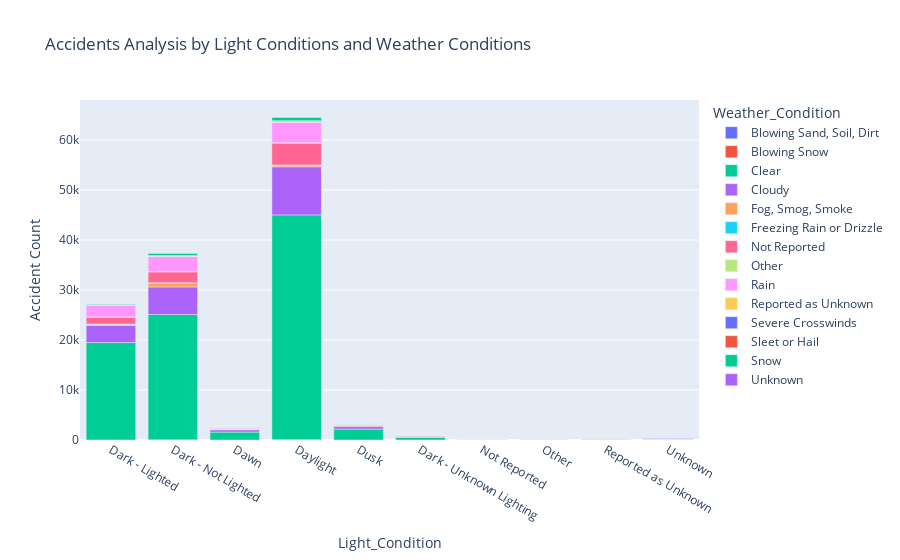

This figure's notebook cell:
### Markdown cell above
This was from the feedback received from the D2L, it shows the relation between the light conditions and the accident fatality. It also shows if there is a relationship between light conditions and fatality changes under specific weather conditions by comparing the values across different weather conditions.
Generally, this analysis provides insights into the light conditions and weather conditions collectively contributes to the fatality of accidents and this will show patterns and areas for improvements on safety.

### Code cell
# Visualize with Plotly Express
fig = px.bar(
    accidents_analysis,
    x='Light_Condition',
    y='Accident_Count',
    color='Weather_Condition',
    labels={'Accident_Count': 'Accident Count', 'Avg_Fatality': 'Average Fatality'},
    title='Accidents Analysis by Light Conditions and Weather Conditions',
)

fig.show()

# Close the database connection
engine.dispose()

### Figure 1 — Plotly figure (JSON) as saved in the notebook; plotly's stock layout.template omitted (floating-point values rounded to 4 significant figures)
{"data": [{"alignmentgroup": "True", "hovertemplate": "Weather_Condition=Blowing Sand, Soil, Dirt<br>Light_Condition=%{x}<br>Accident Count=%{y}<extra></extra>", "legendgroup": "Blowing Sand, Soil, Dirt", "marker": {"color": "#636efa", "pattern": {"shape": ""}}, "name": "Blowing Sand, Soil, Dirt", "offsetgroup": "Blowing Sand, Soil, Dirt", "orientation": "v", "showlegend": true, "textposition": "auto", "type": "bar", "x": ["Dark - Lighted", "Dark - Not Lighted", "Dawn", "Daylight", "Dusk"], "xaxis": "x", "y": [4, 11, 2, 28, 2], "yaxis": "y"}, {"alignmentgroup": "True", "hovertemplate": "Weather_Condition=Blowing Snow<br>Light_Condition=%{x}<br>Accident Count=%{y}<extra></extra>", "legendgroup": "Blowing Snow", "marker": {"color": "#EF553B", "pattern": {"shape": ""}}, "name": "Blowing Snow", "offsetgroup": "Blowing Snow", "orientation": "v", "showlegend": true, "textposition": "auto", "type": "bar", "x": ["Dark - Lighted", "Dark - Not Lighted", "Dawn", "Daylight", "Dusk"], "xaxis": "x", "y": [7, 35, 3, 47, 1], "yaxis": "y"}, {"alignmentgroup": "True", "hovertemplate": "Weather_Condition=Clear<br>Light_Condition=%{x}<br>Accident Count=%{y}<extra></extra>", "legendgroup": "Clear", "marker": {"color": "#00cc96", "pattern": {"shape": ""}}, "name": "Clear", "offsetgroup": "Clear", "orientation": "v", "showlegend": true, "textposition": "auto", "type": "bar", "x": ["Dark - Lighted", "Dark - Not Lighted", "Dark - Unknown Lighting", "Dawn", "Daylight", "Dusk", "Not Reported", "Other", "Reported as Unknown", "Unknown"], "xaxis": "x", "y": [19477, 25047, 575, 1572, 44954, 2194, 25, 25, 75, 90], "yaxis": "y"}, {"alignmentgroup": "True", "hovertemplate": "Weather_Condition=Cloudy<br>Light_Condition=%{x}<br>Accident Count=%{y}<extra></extra>", "legendgroup": "Cloudy", "marker": {"color": "#ab63fa", "pattern": {"shape": ""}}, "name": "Cloudy", "offsetgroup": "Cloudy", "orientation": "v", "showlegend": true, "textposition": "auto", "type": "bar", "x": ["Dark - Lighted", "Dark - Not Lighted", "Dark - Unknown Lighting", "Dawn", "Daylight", "Dusk", "Not Reported", "Other", "Reported as Unknown", "Unknown"], "xaxis": "x", "y": [3441, 5530, 74, 470, 9632, 498, 6, 8, 18, 16], "yaxis": "y"}, {"alignmentgroup": "True", "hovertemplate": "Weather_Condition=Fog, Smog, Smoke<br>Light_Condition=%{x}<br>Accident Count=%{y}<extra></extra>", "legendgroup": "Fog, Smog, Smoke", "marker": {"color": "#FFA15A", "pattern": {"shape": ""}}, "name": "Fog, Smog, Smoke", "offsetgroup": "Fog, Smog, Smoke", "orientation": "v", "showlegend": true, "textposition": "auto", "type": "bar", "x": ["Dark - Lighted", "Dark - Not Lighted", "Dark - Unknown Lighting", "Dawn", "Daylight", "Dusk", "Not Reported", "Other", "Reported as Unknown", "Unknown"], "xaxis": "x", "y": [244, 794, 10, 137, 315, 8, 1, 2, 2, 2], "yaxis": "y"}, {"alignmentgroup": "True", "hovertemplate": "Weather_Condition=Freezing Rain or Drizzle<br>Light_Condition=%{x}<br>Accident Count=%{y}<extra></extra>", "legendgroup": "Freezing Rain or Drizzle", "marker": {"color": "#19d3f3", "pattern": {"shape": ""}}, "name": "Freezing Rain or Drizzle", "offsetgroup": "Freezing Rain or Drizzle", "orientation": "v", "showlegend": true, "textposition": "auto", "type": "bar", "x": ["Dark - Lighted", "Dark - Not Lighted", "Dark - Unknown Lighting", "Dawn", "Daylight", "Dusk"], "xaxis": "x", "y": [11, 36, 1, 3, 42, 2], "yaxis": "y"}, {"alignmentgroup": "True", "hovertemplate": "Weather_Condition=Not Reported<br>Light_Condition=%{x}<br>Accident Count=%{y}<extra></extra>", "legendgroup": "Not Reported", "marker": {"color": "#FF6692", "pattern": {"shape": ""}}, "name": "Not Reported", "offsetgroup": "Not Reported", "orientation": "v", "showlegend": true, "textposition": "auto", "type": "bar", "x": ["Dark - Lighted", "Dark - Not Lighted", "Dark - Unknown Lighting", "Dawn", "Daylight", "Dusk", "Not Reported", "Reported as Unknown", "Unknown"], "xaxis": "x", "y": [1412, 2192, 158, 148, 4391, 202, 79, 39, 51], "yaxis": "y"}, {"alignmentgroup": "True", "hovertemplate": "Weather_Condition=Other<br>Light_Condition=%{x}<br>Accident Count=%{y}<extra></extra>", "legendgroup": "Other", "marker": {"color": "#B6E880", "pattern": {"shape": ""}}, "name": "Other", "offsetgroup": "Other", "orientation": "v", "showlegend": true, "textposition": "auto", "type": "bar", "x": ["Dark - Lighted", "Dark - Not Lighted", "Dark - Unknown Lighting", "Dawn", "Daylight", "Dusk", "Not Reported", "Other", "Reported as Unknown", "Unknown"], "xaxis": "x", "y": [26, 47, 3, 4, 52, 2, 1, 8, 5, 6], "yaxis": "y"}, {"alignmentgroup": "True", "hovertemplate": "Weather_Condition=Rain<br>Light_Condition=%{x}<br>Accident Count=%{y}<extra></extra>", "legendgroup": "Rain", "marker": {"color": "#FF97FF", "pattern": {"shape": ""}}, "name": "Rain", "offsetgroup": "Rain", "orientation": "v", "showlegend": true, "textposition": "auto", "type": "bar", "x": ["Dark - Lighted", "Dark - Not Lighted", "Dark - Unknown Lighting", "Dawn", "Daylight", "Dusk", "Not Reported", "Other", "Reported as Unknown", "Unknown"], "xaxis": "x", "y": [2320, 3056, 76, 219, 4110, 197, 1, 12, 11, 10], "yaxis": "y"}, {"alignmentgroup": "True", "hovertemplate": "Weather_Condition=Reported as Unknown<br>Light_Condition=%{x}<br>Accident Count=%{y}<extra></extra>", "legendgroup": "Reported as Unknown", "marker": {"color": "#FECB52", "pattern": {"shape": ""}}, "name": "Reported as Unknown", "offsetgroup": "Reported as Unknown", "orientation": "v", "showlegend": true, "textposition": "auto", "type": "bar", "x": ["Dark - Lighted", "Dark - Not Lighted", "Dark - Unknown Lighting", "Dawn", "Daylight", "Dusk", "Not Reported", "Other", "Reported as Unknown"], "xaxis": "x", "y": [27, 57, 28, 4, 35, 4, 1, 3, 143], "yaxis": "y"}, {"alignmentgroup": "True", "hovertemplate": "Weather_Condition=Severe Crosswinds<br>Light_Condition=%{x}<br>Accident Count=%{y}<extra></extra>", "legendgroup": "Severe Crosswinds", "marker": {"color": "#636efa", "pattern": {"shape": ""}}, "name": "Severe Crosswinds", "offsetgroup": "Severe Crosswinds", "orientation": "v", "showlegend": true, "textposition": "auto", "type": "bar", "x": ["Dark - Lighted", "Dark - Not Lighted", "Dawn", "Daylight", "Dusk"], "xaxis": "x", "y": [21, 52, 3, 132, 4], "yaxis": "y"}, {"alignmentgroup": "True", "hovertemplate": "Weather_Condition=Sleet or Hail<br>Light_Condition=%{x}<br>Accident Count=%{y}<extra></extra>", "legendgroup": "Sleet or Hail", "marker": {"color": "#EF553B", "pattern": {"shape": ""}}, "name": "Sleet or Hail", "offsetgroup": "Sleet or Hail", "orientation": "v", "showlegend": true, "textposition": "auto", "type": "bar", "x": ["Dark - Lighted", "Dark - Not Lighted", "Dawn", "Daylight", "Dusk", "Unknown"], "xaxis": "x", "y": [29, 54, 3, 137, 4, 1], "yaxis": "y"}, {"alignmentgroup": "True", "hovertemplate": "Weather_Condition=Snow<br>Light_Condition=%{x}<br>Accident Count=%{y}<extra></extra>", "legendgroup": "Snow", "marker": {"color": "#00cc96", "pattern": {"shape": ""}}, "name": "Snow", "offsetgroup": "Snow", "orientation": "v", "showlegend": true, "textposition": "auto", "type": "bar", "x": ["Dark - Lighted", "Dark - Not Lighted", "Dark - Unknown Lighting", "Dawn", "Daylight", "Dusk", "Not Reported", "Other", "Reported as Unknown", "Unknown"], "xaxis": "x", "y": [168, 447, 10, 31, 691, 42, 1, 1, 1, 1], "yaxis": "y"}, {"alignmentgroup": "True", "hovertemplate": "Weather_Condition=Unknown<br>Light_Condition=%{x}<br>Accident Count=%{y}<extra></extra>", "legendgroup": "Unknown", "marker": {"color": "#ab63fa", "pattern": {"shape": ""}}, "name": "Unknown", "offsetgroup": "Unknown", "orientation": "v", "showlegend": true, "textposition": "auto", "type": "bar", "x": ["Dark - Lighted", "Dark - Not Lighted", "Dark - Unknown Lighting", "Dawn", "Daylight", "Dusk", "Other", "Unknown"], "xaxis": "x", "y": [15, 67, 24, 2, 44, 5, 1, 106], "yaxis": "y"}], "layout": {"barmode": "relative", "legend": {"title": {"text": "Weather_Condition"}, "tracegroupgap": 0}, "title": {"text": "Accidents Analysis by Light Conditions and Weather Conditions"}, "xaxis": {"anchor": "y", "domain": [0, 1], "title": {"text": "Light_Condition"}}, "yaxis": {"anchor": "x", "domain": [0, 1], "title": {"text": "Accident Count"}}}}
